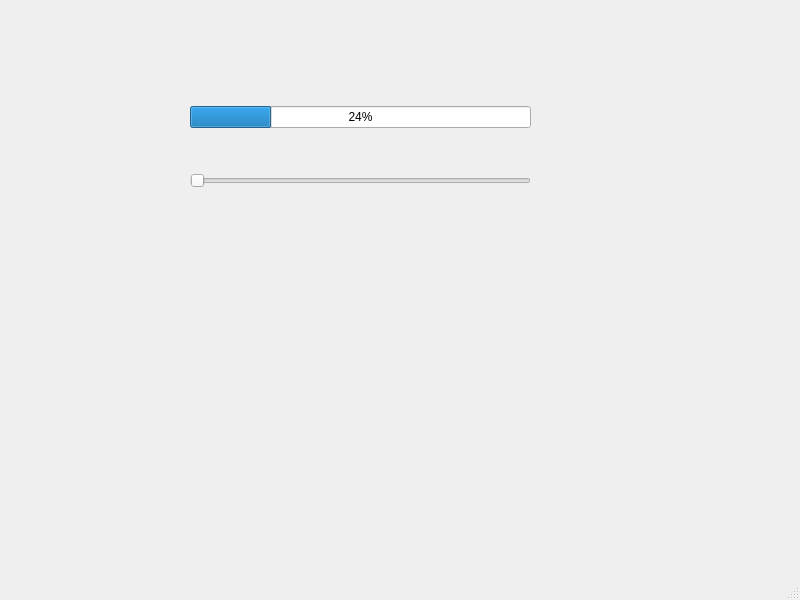
<?xml version="1.0" encoding="UTF-8"?>
<ui version="4.0">
 <class>MainWindow</class>
 <widget class="QMainWindow" name="MainWindow">
  <property name="geometry">
   <rect>
    <x>0</x>
    <y>0</y>
    <width>800</width>
    <height>600</height>
   </rect>
  </property>
  <property name="windowTitle">
   <string>MainWindow</string>
  </property>
  <widget class="QWidget" name="centralwidget">
   <widget class="QWidget" name="">
    <property name="geometry">
     <rect>
      <x>190</x>
      <y>67</y>
      <width>341</width>
      <height>161</height>
     </rect>
    </property>
    <layout class="QVBoxLayout" name="verticalLayout">
     <item>
      <widget class="QProgressBar" name="progressBar">
       <property name="value">
        <number>24</number>
       </property>
      </widget>
     </item>
     <item>
      <widget class="QSlider" name="horizontalSlider">
       <property name="orientation">
        <enum>Qt::Horizontal</enum>
       </property>
      </widget>
     </item>
    </layout>
   </widget>
  </widget>
  <widget class="QMenuBar" name="menubar">
   <property name="geometry">
    <rect>
     <x>0</x>
     <y>0</y>
     <width>800</width>
     <height>22</height>
    </rect>
   </property>
  </widget>
  <widget class="QStatusBar" name="statusbar"/>
 </widget>
 <resources/>
 <connections>
  <connection>
   <sender>progressBar</sender>
   <signal>valueChanged(int)</signal>
   <receiver>horizontalSlider</receiver>
   <slot>setValue(int)</slot>
   <hints>
    <hint type="sourcelabel">
     <x>259</x>
     <y>134</y>
    </hint>
    <hint type="destinationlabel">
     <x>261</x>
     <y>201</y>
    </hint>
   </hints>
  </connection>
  <connection>
   <sender>horizontalSlider</sender>
   <signal>valueChanged(int)</signal>
   <receiver>progressBar</receiver>
   <slot>setValue(int)</slot>
   <hints>
    <hint type="sourcelabel">
     <x>474</x>
     <y>198</y>
    </hint>
    <hint type="destinationlabel">
     <x>470</x>
     <y>132</y>
    </hint>
   </hints>
  </connection>
 </connections>
</ui>
